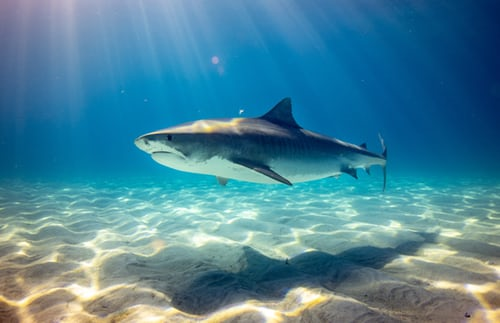
//> input picture image-segmentation-k-means-clustering/Goruntu/shark.jpg, 500 x 323 px
$ ./Goruntu   (built with g++ and OpenCV 4)
//> lines starting //> are read from the running program, lines starting //| are printed output that depends on the picture
#include <stdio.h>
#include <opencv2/opencv.hpp>
#include <ctime>
#include <math.h>
#include <iostream>
using namespace std;
using namespace cv;


int euclidianDistance(Vec3b sample, Vec3b main) {
	return pow(pow((sample.val[0] - main.val[0]),2)+ pow((sample.val[1] - main.val[1]), 2) + pow((sample.val[2] - main.val[2]), 2),0.5);
}

class MColor {

public:
	int label;
	int numberOfElement = 0;
	int toplamX = 0;
	int toplamY = 0;
	int toplamZ = 0;
	Vec3b color;

};


int yakinBul(Vec3b a, vector<MColor> &means) {

	int min = euclidianDistance(a, means.at(0).color);
	int ind = 0;
	for (int i = 1; i < means.size(); i++)
	{
		int tmp = euclidianDistance(a, means.at(i).color);
		if (tmp < min) {
			min = tmp;
			ind = means.at(i).label;
		}
	}
	return ind;

}

Mat labeling(Mat &image,Mat &labels, vector<MColor> &means,int m) {

	for (int i = 0; i < image.rows; i++)
	{
		for (int j = 0; j < image.cols; j++)
		{
			int tmp = yakinBul(image.at<Vec3b>(i,j),means);

			int temp = labels.at<Vec3b>(i, j)[0];

			if (temp == m) {

				labels.at<Vec3b>(i, j)[0] = tmp;

				means.at(tmp).toplamX += image.at<Vec3b>(i, j)[0];
				means.at(tmp).toplamY += image.at<Vec3b>(i, j)[1];
				means.at(tmp).toplamZ += image.at<Vec3b>(i, j)[2];
				means.at(tmp).numberOfElement += 1;
				means.at(tmp).color[0] = (means.at(tmp).toplamX / means.at(tmp).numberOfElement);
				means.at(tmp).color[1] = (means.at(tmp).toplamY / means.at(tmp).numberOfElement);
				means.at(tmp).color[2] = (means.at(tmp).toplamZ / means.at(tmp).numberOfElement);

			}
			else if((tmp!=temp)){
				means.at(temp).toplamX -= image.at<Vec3b>(i, j)[0];
				means.at(temp).toplamY -= image.at<Vec3b>(i, j)[1];
				means.at(temp).toplamZ -= image.at<Vec3b>(i, j)[2];
				means.at(temp).numberOfElement -= 1;

				labels.at<Vec3b>(i, j)[0] = tmp;

				means.at(tmp).toplamX += image.at<Vec3b>(i, j)[0];
				means.at(tmp).toplamY += image.at<Vec3b>(i, j)[1];
				means.at(tmp).toplamZ += image.at<Vec3b>(i, j)[2];
				means.at(tmp).numberOfElement += 1;
			}
		}
	}

	for (int  i = 0; i < m-1; i++)
	{
		if (means.at(i).numberOfElement==0)
			means.at(i).numberOfElement = 1;
		means.at(i).color[0] = (means.at(i).toplamX / means.at(i).numberOfElement);
		means.at(i).color[1] = (means.at(i).toplamY / means.at(i).numberOfElement);
		means.at(i).color[2] = (means.at(i).toplamZ / means.at(i).numberOfElement);
	}

	return labels;
}


Mat connecteComp(Mat labels ) {

	map<int, int> relation;

	int** dizi =0;
	dizi = (int**)malloc(sizeof(int*) * labels.rows);

	for (int h = 0; h < labels.rows; h++)
	{
		dizi[h] = (int*)malloc(sizeof(int) * labels.cols);
	}


	dizi[0][0] = 0;
	relation[dizi[0][0]] = 0;
	int x = 1;
	for (int i = 1; i < labels.cols; i++)
	{
		if (labels.at<Vec3b>(0, i)[0] == labels.at<Vec3b>(0, i - 1)[0]) {
			dizi[0][i] = dizi[0][i - 1];
		}
		else {
			dizi[0][i] = x;
			relation[dizi[0][i]] = dizi[0][i];
			x++;
		}
	}

	for (int i = 1; i < labels.rows; i++)
	{
		if (labels.at<Vec3b>(i, 0)[0] == labels.at<Vec3b>(i - 1, 0)[0]) {
			dizi[i][0] = dizi[i - 1][0];
		}
		else {
			dizi[i][0] = x;
			relation[dizi[i][0]] = dizi[i][0];
			x++;
		}
	}

	for (int i = 1; i < labels.rows; i++)
	{
		for (int j = 1; j < labels.cols; j++)
		{
			if (labels.at<Vec3b>(i - 1, j)[0] == labels.at<Vec3b>(i, j - 1)[0]) {
				if (relation[ dizi[i - 1][j]] <relation [dizi[i][j-1]]) {
					relation[dizi[i][j - 1]] = relation[dizi[i - 1][j]];
				}
				else {
					relation[dizi[i - 1][j]] = relation[dizi[i][j - 1]];
				}
			}

			if (labels.at<Vec3b>(i - 1, j)[0] == labels.at<Vec3b>(i, j)[0]) {
				dizi[i][j] = relation[dizi[i - 1][j]] ;
			}

			else if (labels.at<Vec3b>(i, j - 1)[0] == labels.at<Vec3b>(i, j)[0]) {
				dizi[i][j] = relation[dizi[i][j - 1]];
			}
			else if (labels.at<Vec3b>(i - 1, j - 1)[0] == labels.at<Vec3b>(i, j)[0]) {
				dizi[i][j] =relation[ dizi[i - 1][j - 1]];
			}
			else {
				dizi[i][j] = x;
				relation[dizi[i][j]]= x;
				x++;
			}
		}
	}


	for (int  i = 0; i < labels.rows; i++)
	{
		for (int j = 0; j < labels.cols; j++)
		{
			dizi[i][j] = relation[dizi[i][j]];
		}
	}

	map<int, Vec3b> color;

	srand((unsigned)time(0));

	for (int i = 0; i < relation.size(); i++)
	{
		int x = unsigned(((rand() % 1500) * 97) % 256);
		int y = unsigned(((rand() % 1700) * 31) % 256);
		int z = unsigned(((rand() % 2500) * 17) % 256);

		color[relation[i]][0] = x;
		color[relation[i]][1] = y;
		color[relation[i]][2] = z;

	}

	Mat result =  labels.clone();

	for (int i = 0; i < labels.rows; i++)
	{
		for (int j = 0; j < labels.cols; j++)
		{
			result.at<Vec3b>(i, j) = color[dizi[i][j]];
		}
	}

	return result;
}


int main() {

	srand((unsigned)time(0));
	int k = 8;
	int m = k + 1;
	Mat image, tmp;
	bool cik = true;
	map<int, int> relation;

	image = imread("shark.jpg", 1);
//> image is the input picture: 323 rows x 500 cols, CV_8UC3; mean B, G, R 152.3, 132, 74.5
	Mat labels = imread("shark.jpg", 1);
	Mat result = imread("shark.jpg", 1);


	vector<MColor> means;
	for (int i = 0; i < k; i++)
	{
		MColor tmp;
		int x = rand() % image.rows;
		int y = rand() % image.cols;
		Vec3b colorr = image.at<Vec3b>(x,y);
		tmp.color = colorr;
		tmp.label = i;
		means.push_back(tmp);
	}
//> this loop made 8 passes
//> tmp.color on passes 1 to 8: [107, 58, 2], [86, 80, 81], [151, 194, 215], [208, 214, 161], [128, 147, 150], [145, 160, 102], [134, 86, 4], [171, 183, 189]

	for (int i = 0; i < labels.rows; i++)
	{
		for (int j = 0; j < labels.cols; j++)
		{
			labels.at<Vec3b>(i, j)[0] = m;
		}
	}
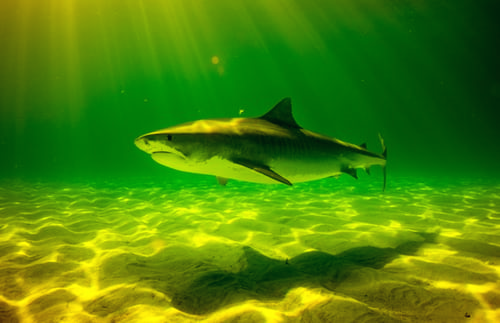
//> labels: 323 rows x 500 cols, CV_8UC3; mean B, G, R 9, 132, 74.5

	while (cik) {


		int tmp22 = 0;

		vector<MColor> tmpMeans = means;

		labeling(image, labels, means,m);

		for (int i = 0; i < k; i++)
		{
			tmp22 += euclidianDistance(tmpMeans.at(i).color, means.at(i).color);
		}
		printf("%d \n", tmp22);
		if (tmp22 == 0)
			cik = false;
		else
			tmp22 = 0;

		printf("\n");
	}

	Mat output = connecteComp(labels);
//> after the loop in connecteComp, `for (int i = 1; i < labels.cols; i++)`: relation = 8 items; x = 8
//> the loop in connecteComp, `for (int i = 1; i < labels.rows; i++)` made 322 passes
//> x on pass 17: 9
//> after the loop in connecteComp, `for (int i = 1; i < labels.rows; i++)`: relation = 44 items; x = 44
//> the loop in connecteComp, `for (int i = 1; i < labels.rows; i++)` made 322 passes
//> x on passes 1 to 3: 45, 47, 49
//> after the loop in connecteComp, `for (int i = 1; i < labels.rows; i++)`: relation = 3958 items; x = 3958
//> after the loop in connecteComp, `for (int i = 0; i < relation.size(); i++)`: color = 1316 items
//> after the loop in connecteComp, `for (int i = 0; i < labels.rows; i++)`:
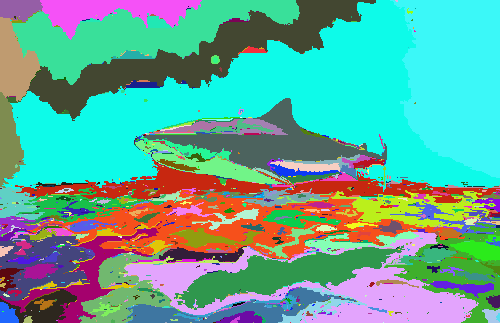
//> result: 323 rows x 500 cols, CV_8UC3; mean B, G, R 152.6, 167.7, 96.5

	for (int i = 0; i < image.rows; i++)
		{
			for (int j = 0; j < image.cols; j++)
			{
				result.at<Vec3b>(i, j) = means.at(labels.at<Vec3b>(i, j)[0]).color;
			}
		}
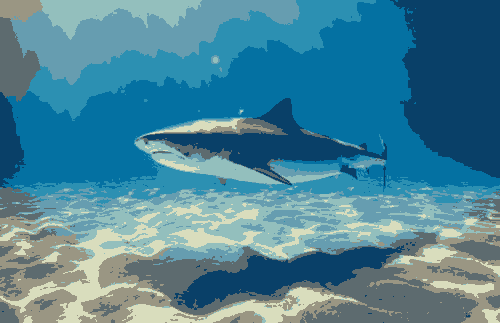
//> result: 323 rows x 500 cols, CV_8UC3; mean B, G, R 151.9, 131.7, 74

	namedWindow("b", WINDOW_FULLSCREEN);
	imshow("b", output);

	namedWindow("im2", WINDOW_AUTOSIZE);
	imshow("im2", image);

	namedWindow("a", WINDOW_FULLSCREEN);
	imshow("a", result);
	waitKey(0);


	return 0;
}

$ run again, with image-segmentation-k-means-clustering/Goruntu/clown.jpg copied over image-segmentation-k-means-clustering/Goruntu/shark.jpg
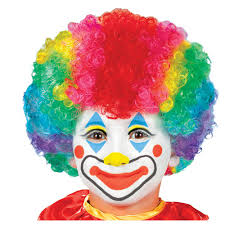
//> input picture image-segmentation-k-means-clustering/Goruntu/clown.jpg, 225 x 225 px
//> image is the input picture: 225 rows x 225 cols, CV_8UC3; mean B, G, R 168, 176.1, 203.9
//> the loop `for (int i = 0; i < k; i++)` made 8 passes
//> tmp.color on passes 1 to 8: [143, 167, 1], [39, 30, 40], [255, 255, 255], [255, 255, 255], [247, 190, 115], [175, 113, 243], [83, 97, 255], [54, 43, 230]
//> after the loop `for (int i = 0; i < labels.rows; i++)`:
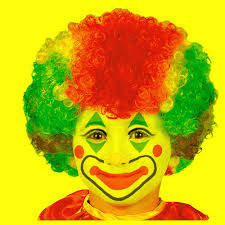
//> labels: 225 rows x 225 cols, CV_8UC3; mean B, G, R 9, 176.1, 203.9
//> after the loop in connecteComp, `for (int i = 1; i < labels.cols; i++)`: x = 1
//> the loop in connecteComp, `for (int i = 1; i < labels.rows; i++)` made 224 passes
//> x on passes 1 to 3: 1, 1, 1
//> after the loop in connecteComp, `for (int i = 1; i < labels.rows; i++)`: relation = 2468 items; x = 2468
//> after the loop in connecteComp, `for (int i = 0; i < relation.size(); i++)`: color = 1013 items
//> after the loop `for (int i = 0; i < image.rows; i++)`:
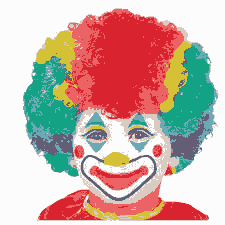
//> result: 225 rows x 225 cols, CV_8UC3; mean B, G, R 167.6, 175.5, 203.5

$ run again, with image-segmentation-k-means-clustering/Goruntu/peppers_color.jpg copied over image-segmentation-k-means-clustering/Goruntu/shark.jpg
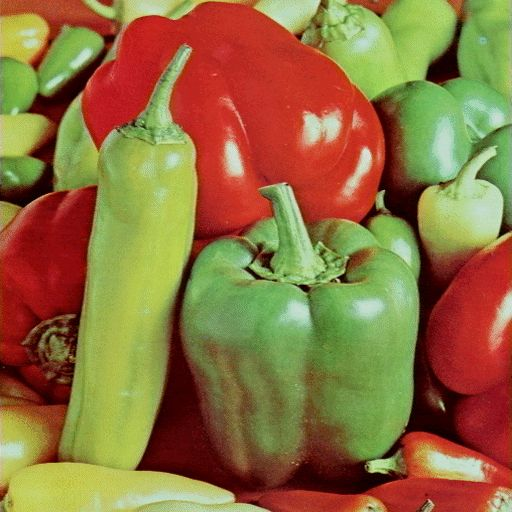
//> input picture image-segmentation-k-means-clustering/Goruntu/peppers_color.jpg, 512 x 512 px
//> image is the input picture: 512 rows x 512 cols, CV_8UC3; mean B, G, R 62.9, 111.9, 143.3
//> the loop `for (int i = 0; i < k; i++)` made 8 passes
//> tmp.color on passes 1 to 8: [186, 214, 171], [100, 181, 118], [112, 193, 168], [1, 4, 65], [184, 217, 190], [32, 42, 149], [63, 118, 131], [75, 162, 118]
//> after the loop `for (int i = 0; i < labels.rows; i++)`:
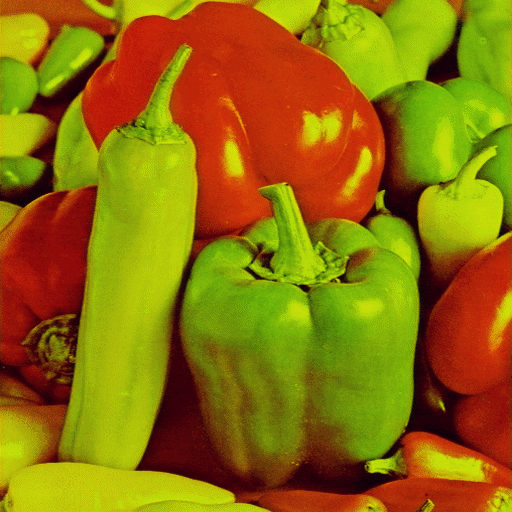
//> labels: 512 rows x 512 cols, CV_8UC3; mean B, G, R 9, 111.9, 143.3
//> after the loop in connecteComp, `for (int i = 1; i < labels.cols; i++)`: relation = 73 items; x = 73
//> after the loop in connecteComp, `for (int i = 1; i < labels.rows; i++)`: relation = 170 items; x = 170
//> the loop in connecteComp, `for (int i = 1; i < labels.rows; i++)` made 511 passes
//> x on passes 1 to 3: 191, 217, 242
//> after the loop in connecteComp, `for (int i = 1; i < labels.rows; i++)`: relation = 11085 items; x = 11085
//> after the loop in connecteComp, `for (int i = 0; i < relation.size(); i++)`: color = 4192 items
//> after the loop `for (int i = 0; i < image.rows; i++)`:
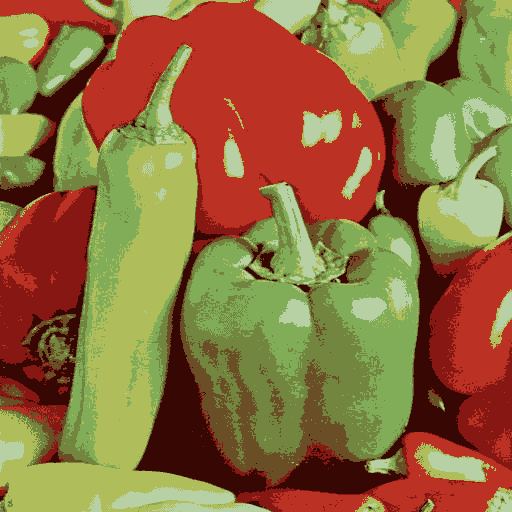
//> result: 512 rows x 512 cols, CV_8UC3; mean B, G, R 62.4, 111.8, 142.8
